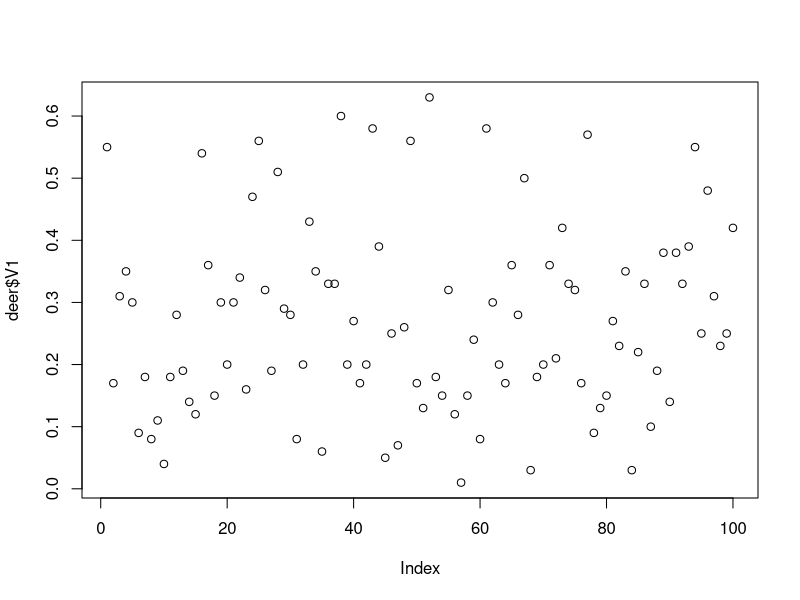
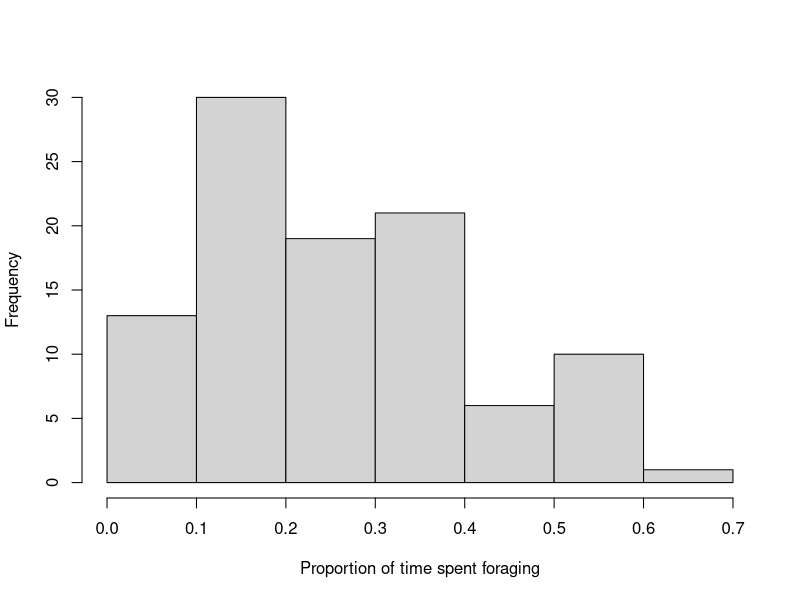

These figures' R source, in order: (Note: this script raises an error after producing the figures.)
##MODULE 2 EXERCISE 2##
##From class 3/1/17
#going back to titer: VHS ~ gamma(shape=,shape'(comes from data), scale=)
#write the model first
#power law: write the equation: y = a*x^b this is expected value where the mean and params
#shape*scale = expected value
#scale = a*time^b/shape
#need to estimate shape because the deterministic is giving me expectation of mean 
#Beta distribution, mean = a/a+b
#y~beta(a=a, B=function(mean, a)) mean = a/a+b, isolate B: B= a/a+mean
#need to estimate an extra parameter to describe the variance
VhsNLL <- function(p,time,titer){#call to these args in optim){
  a=p[1]
  b=p[2]
  shape=p[3]
  expected = a*time^b #can't be named titer because that is arg in function
  NLL = -sum(dgamma(x=titer,shape=shape, scale=expected/shape, log=T)) #observation is first arg x))
  #titer in NLL matches up with titer in function arg, time matches up with time
             return(NLL)
}


#1.  avg proportion of time a white tailed deer spends foraging, 100 observations

#1a. plot histogram

deer <- read.table("propForaging.txt", header=F)
p=deer$V1
propforage <- deer$V1
plot(deer$V1)
hist(deer$V1, breaks = 7, xlab="Proportion of time spent foraging", main="")
##cannot decipher deterministic model, we only had one variable, NO DETERMINISTIC COMPONENT because no
#independent var
#propforaging ~ beta(alpha=alpha', beta=beta') # ' estimating parameter from data

ggplot
qplot(deer$V1, geom="histogram", xlab="Proportion forage time") 
ggplot(data=deer, stat_bin=0.1, aes(deer$V1)) + geom_histogram()
##good to plot just to see
alpha=2
beta=6
x1=seq(0,1,0.01)
plot(x1, dbeta(x1,shape1 = alpha,shape2=beta))
#putting a line through histogram is probability density fcn

#1b. Beta estimate params

DeerNLL<-function(p,x){
  a=p[1]
  b=p[2]
   NLL = -sum(dbeta(x=x,shape1=a,shape2=b,log=T))
 return(NLL)
}

##try a batch of 5 different guesses that covers a range and pick the one that gives the lowest value
guess = c(2,2)
deerfit <- optim(par=guess, fn=DeerNLL, x=deer$V1) # x=data!!!

#can calculate population sample mean by this
deerfit$par[1]/(deerfit$par[1]+deerfit$par[2]) ##from beta mean calculation wiki
mean(deer$V1)

#calculate confidence intervals (CI)
#graph alpha on x axis versus NLL on y axis, should look like upside down parabola
#NLL tend to be chi square distributed > can use to derive 95% CI
#95% CI is size of quantile from chi sq cum distr. 1.92 is constant

#likelihood profile, you hold one parameter fixed and let the other move around to fit the data 
#given the fixed parameter
#make vector of a's (as vector) to go into a forloop to consider each value of a that we are forcing to be
#fixed so only beta is turning and best estimate of beta determined to make U-shaped line
#alpha and beta are not independent of each other because they both influence the mean

#QUESTION 2. estimate params of model describing counts of oak trees based on mean annual soil

oak <- read.table("oakDensities.txt",header=T)
oak
moisture <- oak$soilMoisture
density <- oak$oakDensity
plot(moisture, density) ##parabolic

#od ~ poisson(lambda = a*(moisture)^2 + b*moisture +c)

oakfit <- function(p,oak,sm){
  B0=p[1]
  B1=p[2]
  B2=p[3]
  expected = B0*sm^2 + B1*sm + B2
  NLL = -sum(dpois(oak,expected,log=T))
  return(NLL)
}
guess = c(2,2,-2)
oakfit = optim(par=guess, fn=oakfit, oak=oak$oakDensity, sm=oak$soilMoisture)